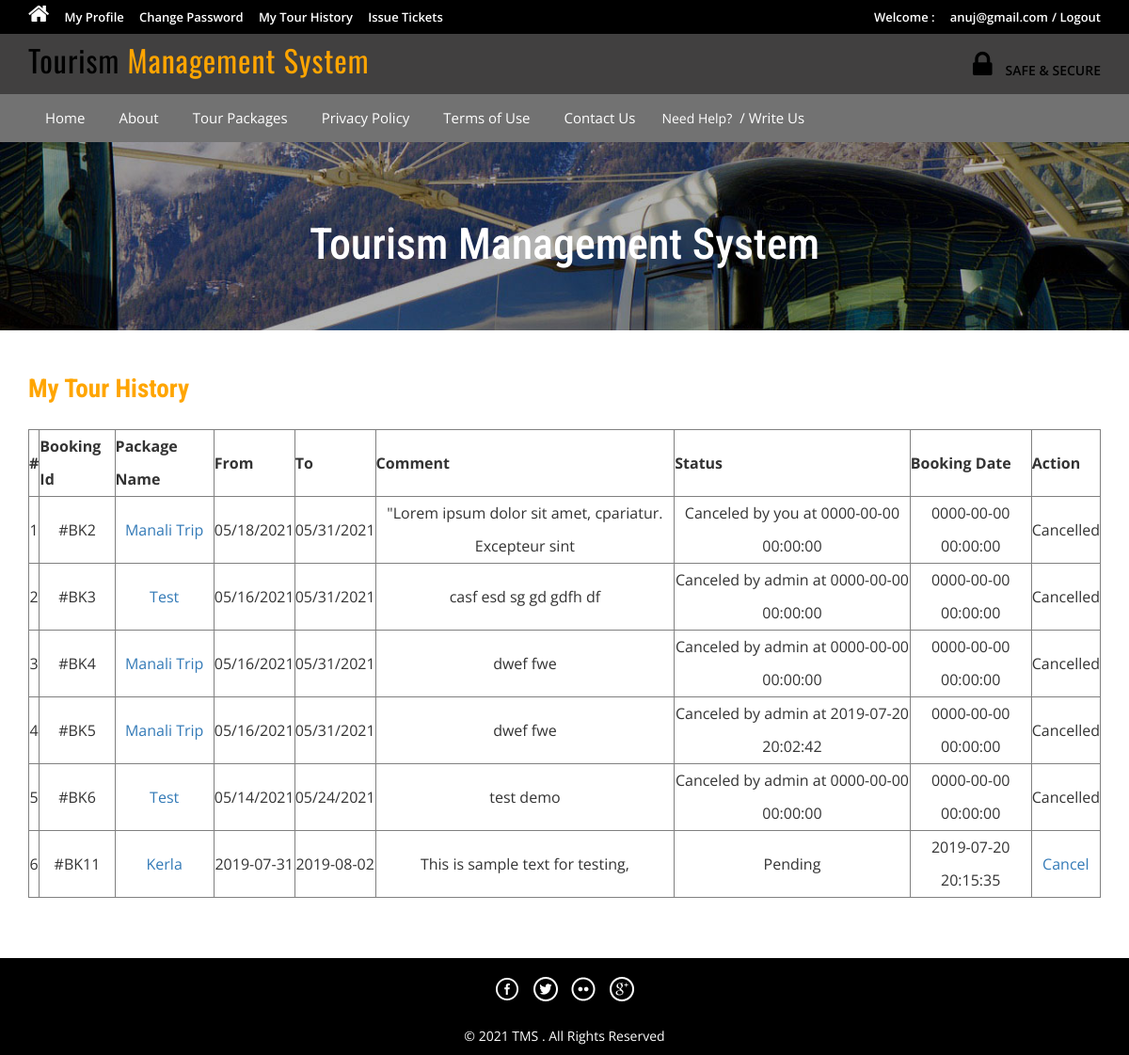
The page /tour-history.php (signed in) on the database its author committed.
### tables this page shows
CREATE TABLE `tblbooking` (
  `BookingId` int(11) NOT NULL,
  `PackageId` int(11) DEFAULT NULL,
  `UserEmail` varchar(100) DEFAULT NULL,
  `FromDate` varchar(100) DEFAULT NULL,
  `ToDate` varchar(100) DEFAULT NULL,
  `Comment` mediumtext DEFAULT NULL,
  `RegDate` timestamp NULL DEFAULT current_timestamp(),
  `status` int(11) DEFAULT NULL,
  `CancelledBy` varchar(5) DEFAULT NULL,
  `UpdationDate` timestamp NULL DEFAULT NULL ON UPDATE current_timestamp()
);

CREATE TABLE `tbltourpackages` (
  `PackageId` int(11) NOT NULL,
  `PackageName` varchar(200) DEFAULT NULL,
  `PackageType` varchar(150) DEFAULT NULL,
  `PackageLocation` varchar(100) DEFAULT NULL,
  `PackagePrice` int(11) DEFAULT NULL,
  `PackageFetures` varchar(255) DEFAULT NULL,
  `PackageDetails` mediumtext DEFAULT NULL,
  `PackageImage` varchar(100) DEFAULT NULL,
  `Creationdate` timestamp NULL DEFAULT current_timestamp(),
  `UpdationDate` timestamp NULL DEFAULT NULL ON UPDATE current_timestamp()
);

### tour-history.php (the view, shortened to what this page needs)
<?php
include('includes/config.php');
if(strlen($_SESSION['login'])==0)
	{
header('location:index.php');
}
else{
?>
<!DOCTYPE HTML>
<html>
<head>
<link href="css/bootstrap.css" rel='stylesheet' type='text/css' />
<link href="css/style.css" rel='stylesheet' type='text/css' />
<link href="css/font-awesome.css" rel="stylesheet">
<link href="css/animate.css" rel="stylesheet" type="text/css" media="all">
</head>
<body>
<div class="top-header">
<?php include('includes/header.php');?>
<div class="slider-1 ">
	<div class="container">
		<h1 class="wow zoomIn animated animated" data-wow-delay=".5s" style="visibility: visible; animation-delay: 0.5s; animation-name: zoomIn;">Tourism Management System</h1>
	</div>
</div>
<div class="privacy">
	<div class="container">
		<h3 class="wow fadeInDown animated animated" data-wow-delay=".5s" style="visibility: visible; animation-delay: 0.5s; animation-name: fadeInDown;">My Tour History</h3>
		<form name="chngpwd" method="post" onSubmit="return valid();">
	<p>
	<table border="1" width="100%">
<tr align="center">
<th>#</th>
<th>Booking Id</th>
<th>Package Name</th>
<th>From</th>
<th>To</th>
<th>Comment</th>
<th>Status</th>
<th>Booking Date</th>
<th>Action</th>
</tr>
<?php
$uemail=$_SESSION['login'];;
$sql = "SELECT tblbooking.BookingId as bookid,tblbooking.PackageId as pkgid,tbltourpackages.PackageName as packagename,tblbooking.FromDate as fromdate,tblbooking.ToDate as todate,tblbooking.Comment as comment,tblbooking.status as status,tblbooking.RegDate as regdate,tblbooking.CancelledBy as cancelby,tblbooking.UpdationDate as upddate from tblbooking join tbltourpackages on tbltourpackages.PackageId=tblbooking.PackageId where UserEmail=:uemail";
$query = $dbh->prepare($sql);
$query -> bindParam(':uemail', $uemail, PDO::PARAM_STR);
$query->execute();
$results=$query->fetchAll(PDO::FETCH_OBJ);
$cnt=1;
if($query->rowCount() > 0)
{
foreach($results as $result)
{	?>
<tr align="center">
<td><?php echo htmlentities($cnt);?></td>
<td>#BK<?php echo htmlentities($result->bookid);?></td>
<td><a href="package-details.php?pkgid=<?php echo htmlentities($result->pkgid);?>"><?php echo htmlentities($result->packagename);?></a></td>
<td><?php echo htmlentities($result->fromdate);?></td>
<td><?php echo htmlentities($result->todate);?></td>
<td><?php echo htmlentities($result->comment);?></td>
<td><?php if($result->status==0)
{
echo "Pending";
}
if($result->status==2 and  $result->cancelby=='u')
{
echo "Canceled by you at " .$result->upddate;
}
if($result->status==2 and $result->cancelby=='a')
{
echo "Canceled by admin at " .$result->upddate;
}
?></td>
<td><?php echo htmlentities($result->regdate);?></td>
<?php if($result->status==2)
{
	?><td>Cancelled</td>
<?php } else {?>
<td><a href="tour-history.php?bkid=<?php echo htmlentities($result->bookid);?>" onclick="return confirm('Do you really want to cancel booking')" >Cancel</a></td>
<?php }?>
</tr>
<?php $cnt=$cnt+1; }} ?>
	</table>
			</p>
			</form>
	</div>
</div>
<?php include('includes/footer.php');?>
</body>
</html>
<?php } ?>

### css/style.css (style rules this page uses)
html, body { font-size: 100%; background: #fff; font-family: 'Open Sans', sans-serif; }
body a,.grid_1,plan_1,plan_1.one,plan_1.two,i.icon1, i.icon2, i.icon3, i.icon4, i.icon5, i.icon6 { transition:0.5s all; -webkit-transition:0.5s all; -moz-transition:0.5s all; -o-transition:0.5s all; -ms-transition:0.5s all; }
h1,h2,h3,h4,h5,h6 { margin:0; font-family: 'Roboto Condensed', sans-serif; }
p { margin:0; }
.top-header { background-color: #000000; border-bottom: 0 none; height: 36px; line-height: 35px; }
.slider-1 { background: url(../images/3.jpg)no-repeat; background-size: cover; -webkit-background-size: cover; -o-background-size: cover; -ms-background-size: cover; -moz-background-size: cover; min-height:200px; }
.slider-1 h1 { font-size: 50px; margin-bottom: 40px; padding: 1.5em 0 0; text-align: center; color: #ffffff; }
.privacy h3 { color: #ffa500; font-size: 1.7em; font-weight: 700; margin-bottom: 1em; }
.privacy { padding: 5em 0; }
.privacy p { font-size: 1em; line-height: 1.8em; color: #999; margin: 1em 0; }
.slider-1 h1,.slider-2 h1,.slider-3 h1 { padding: 1.8em 0 0; font-size: 46px; }
.privacy { padding: 3em 0; }

### rows shown on the page
tblbooking: BookingId "2", PackageId.PackageName "Manali Trip", FromDate "05/18/2021", ToDate "05/31/2021", Comment "\"Lorem ipsum dolor sit amet, cpariatur. Excepteur sint", UpdationDate "0000-00-00 00:00:00", RegDate "0000-00-00 00:00:00", status "Cancelled"
tblbooking: BookingId "3", PackageId.PackageName "Test", FromDate "05/16/2021", ToDate "05/31/2021", Comment "casf esd sg gd gdfh df", UpdationDate "0000-00-00 00:00:00", RegDate "0000-00-00 00:00:00", status "Cancelled"
tblbooking: BookingId "4", PackageId.PackageName "Manali Trip", FromDate "05/16/2021", ToDate "05/31/2021", Comment "dwef fwe", UpdationDate "0000-00-00 00:00:00", RegDate "0000-00-00 00:00:00", status "Cancelled"
tblbooking: BookingId "5", PackageId.PackageName "Manali Trip", FromDate "05/16/2021", ToDate "05/31/2021", Comment "dwef fwe", UpdationDate "2019-07-20 20:02:42", RegDate "0000-00-00 00:00:00", status "Cancelled"
tblbooking: BookingId "6", PackageId.PackageName "Test", FromDate "05/14/2021", ToDate "05/24/2021", Comment "test demo", UpdationDate "0000-00-00 00:00:00", RegDate "0000-00-00 00:00:00", status "Cancelled"
tblbooking: BookingId "11", PackageId.PackageName "Kerla", FromDate "2019-07-31", ToDate "2019-08-02", Comment "This is sample text for testing,", status "Pending", RegDate "2019-07-20 20:15:35"

### other values the page prints
$_SESSION['login'] "anuj@gmail.com"
